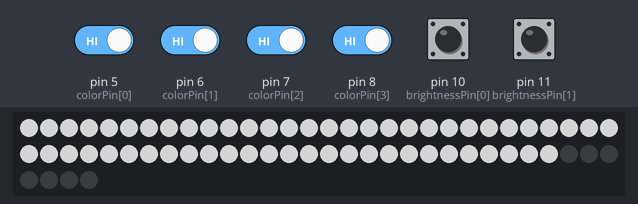
Bench run of a sketch on a simulated Arduino Uno, built with avr-gcc and run on an emulated ATmega328P. On the bench: 64 RGB LEDs in strip order, left to right, continuing on the next row. The inputs (shaded band) are chosen by the test bench; at power-on: pin 5 (colorPin[0]), pin 6 (colorPin[1]), pin 7 (colorPin[2]), pin 8 (colorPin[3]), pin 10 (brightnessPin[0]), pin 11 (brightnessPin[1]) HIGH. Dim RGB values are drawn brighter than linear; what the sketch prints to the serial monitor is not drawn.

Above: at 1.8 s.
3.2 s: pin 5 (colorPin[0]) driven LOW
At 4.4 s:
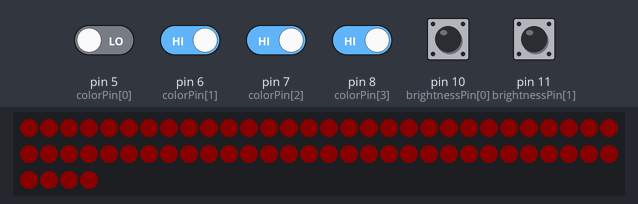
4.7 s: pin 6 (colorPin[1]) driven LOW
At 5.5 s:
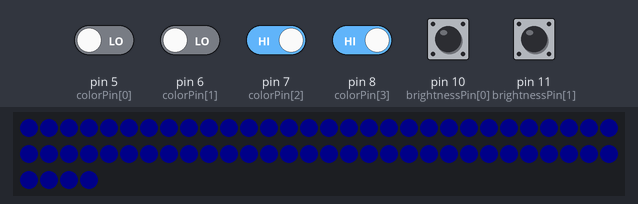
6.2 s: pin 8 (colorPin[3]) driven LOW
At 6.4 s:
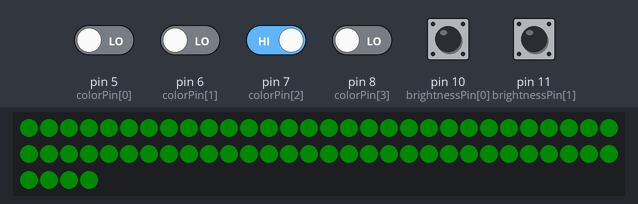
9.2 s: pin 7 (colorPin[2]) driven LOW
At 9.63 s:
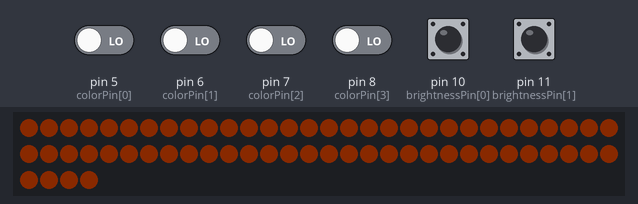
10.9 s: pin 5 (colorPin[0]) driven HIGH
At 11.24 s:
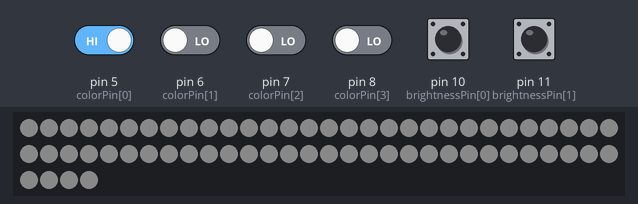
13.9 s: pin 8 (colorPin[3]) driven HIGH
At 15.3 s:
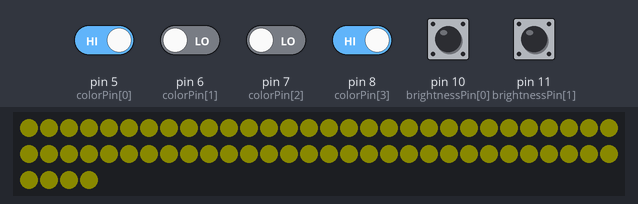
Timing chart, 0 to 16.7 s (numbered marks = the images above; inputs shaded):
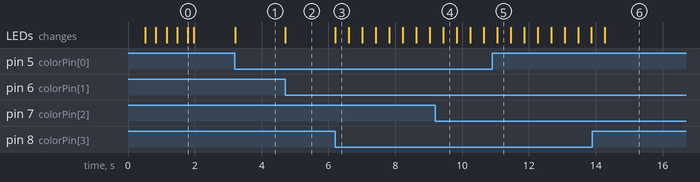

The sketch:

MatrixLED-Neopixel.ino
```cpp
#include <Adafruit_NeoPixel.h>
#include <Bounce2.h>

#define PIN 9
#define NUMPIXELS 64

Adafruit_NeoPixel pixels(NUMPIXELS, PIN, NEO_GRB + NEO_KHZ800);

Bounce debouncerPin10 = Bounce();
Bounce debouncerPin11 = Bounce();

const int RGBColorLeds[][3] = {
  {0, 0, 0}, //turn cells off
  {255, 0, 0}, //red
  {0, 255, 0}, //green
  {0, 0, 255}, //blue
  {255, 0, 255}, //purple
  {0, 255, 255}, //green_blue
  {255, 255, 0}, //yellow
  {255, 255, 255}, //white
  {255, 100, 100}, //pink
  {255, 85, 0} //orange
};

const int colorPin[] = {5, 6, 7, 8};
const int brightnessPin[] = {10, 11};
const int brightnessIntensity[] = {10, 25, 45, 60, 75, 80, 110, 150, 200, 255};
const int flashColor[] = {1, 2, 3, 6, 7, 9};
const int sizeColorPin = sizeof(colorPin) / sizeof(colorPin[0]);
const int rowsRGBColorLeds = sizeof(RGBColorLeds) / sizeof(RGBColorLeds[0]);
const int sizeBrightnessIntensity = sizeof(brightnessIntensity) / sizeof(brightnessIntensity[0]);
const int delayBounce = 5;
const int delayBrightness = 150;
const int delayFlash = 400;

int i;
int currentColor;
int currentBrightness;

void setup()
{
  delay(100);
  Serial.begin(9600);
  Serial.println("Matrix LED Adafruit_NeoPixel Version 1.0");
  Serial.println("El pin 9 es el pin de datos");
  Serial.println("Selector de colores por pines: 5, 6, 7, 8");
  Serial.println("Selector de brillo por pines: 10 y 11");
  Serial.println("9 colores disponibles rojo [PIN 5], verde [PIN 6], azul [PIN 5+6], morado [PIN 7], verde-azul [PIN 5+7], amarillo [PIN 6+7], blanco[PIN 5+6+7], rosa [PIN 8], naranja [PIN 5+8]");
  Serial.println("6 colores con flash disponibles rojo [PIN 5], verde [PIN 6], azul [PIN 5+6], amarillo [PIN 6+7], blanco[PIN 5+6+7], naranja [PIN 5+8]");

  pixels.begin();
  pixels.setBrightness(128);

  for (i = 0; i < NUMPIXELS; i++)
  {
    pixels.setPixelColor(i, 255, 255, 255);
    pixels.show();
    delay(20);
  }

  pixels.clear();
  pixels.show();

  // Pin 10 and Pin 11 prevents electrical pulse and multiple inputs
  pinMode(brightnessPin[0], INPUT_PULLUP);
  debouncerPin10.attach(brightnessPin[0]);
  debouncerPin10.interval(delayBounce);

  pinMode(brightnessPin[1], INPUT_PULLUP);
  debouncerPin11.attach(brightnessPin[1]);
  debouncerPin11.interval(delayBounce);

  for (i = 0; i < sizeColorPin; i++)
  {
    pinMode(colorPin[i], INPUT);
  }

  pixels.setBrightness(brightnessIntensity[0]);
}

void loop() {
  debouncerPin10.update();
  debouncerPin11.update();

  int debouncerState10 = debouncerPin10.read();
  int debouncerState11 = debouncerPin11.read();

  if (digitalRead(brightnessPin[0]) == LOW)
  {
    BrightnessDown();
  }

  if (digitalRead(brightnessPin[1]) == LOW)
  {
    BrightnessUp();
  }

  SelectPixelColor();

  if (currentColor < rowsRGBColorLeds)
  {
    TurnOnPixel();
  }
  else
  {
    FlashPixel();
  }

  currentColor = 0;
}

void SelectPixelColor()
{
  for (i = 0; i < sizeColorPin; i++)
  {
    if (digitalRead(colorPin[i]) == LOW)
    {
      currentColor += bit(i);
    }
  }
}

void TurnOnPixel()
{
  for (i = 0; i < NUMPIXELS; i++)
    {
      pixels.setPixelColor(i, RGBColorLeds[currentColor][0], RGBColorLeds[currentColor][1], RGBColorLeds[currentColor][2]);
    }

    pixels.show();
}

void FlashPixel()
{
  currentColor -= rowsRGBColorLeds;
  currentColor = flashColor[currentColor];

  TurnOnPixel();

  delay(delayFlash);

  pixels.clear();
  pixels.show();

  delay(delayFlash);
}

void BrightnessUp()
{
  currentBrightness = currentBrightness + 1 < sizeBrightnessIntensity ? currentBrightness + 1 : 0;

  SetBrightness();
}

void BrightnessDown()
{
  currentBrightness = currentBrightness <= 0 ? (sizeBrightnessIntensity - 1) : currentBrightness - 1;

  SetBrightness();
}

void SetBrightness()
{
  pixels.setBrightness(brightnessIntensity[currentBrightness]);
  delay(delayBrightness);
}
```

Measured:
- after the input at 3.2 s, the LEDs: change at once (image 1)
- after the input at 4.7 s, the LEDs: change at once (image 2)
- after the input at 6.2 s, the LEDs: change at once (image 3)
- after the input at 9.2 s, the LEDs: change after 0.23 s (image 4)
- after the input at 10.9 s, the LEDs: change after 0.15 s (image 5)
- after the input at 13.9 s, the LEDs: change after 0.37 s (image 6)
- what the display in image 3 shows lasts 0.4 s, from 6.2 s to 6.6 s
